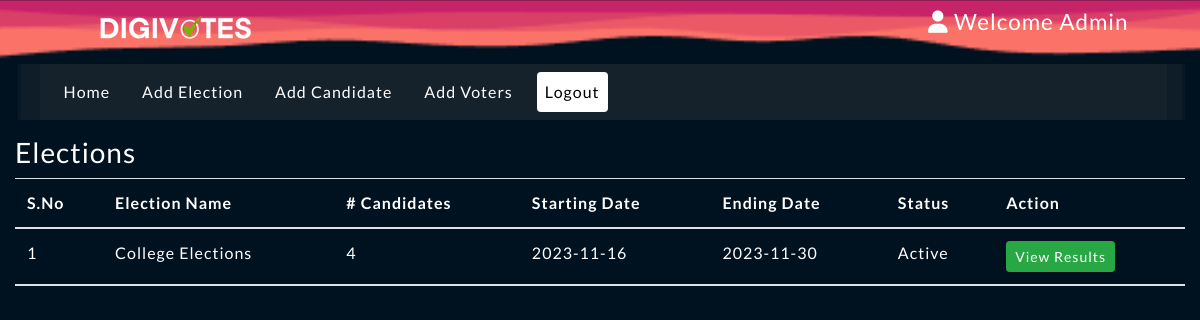
Screenshot of /admin/index.php?homepage=1 (signed in) with the database file from the repository.
### tables this page shows
CREATE TABLE `elections` (
  `id` int(11) NOT NULL,
  `election_topic` varchar(255) NOT NULL,
  `no_of_candidates` int(11) DEFAULT NULL,
  `starting_date` date DEFAULT NULL,
  `ending_date` date DEFAULT NULL,
  `status` varchar(45) DEFAULT NULL,
  `inserted_by` varchar(255) DEFAULT NULL,
  `inserted_on` date DEFAULT NULL
);

### admin/inc/homepage.php (the view)
<div class="row my-3">
    <div class="col-12" style="color:white;">
        <h3>Elections</h3>
        <table class="table">
            <thead>
                <tr>
                    <th scope="col">S.No</th>
                    <th scope="col">Election Name</th>
                    <th scope="col"># Candidates</th>
                    <th scope="col">Starting Date</th>
                    <th scope="col">Ending Date</th>
                    <th scope="col">Status </th>
                    <th scope="col">Action </th>
                </tr>
            </thead>
            <tbody>
                <?php
                    $fetchingData = mysqli_query($db, "SELECT * FROM elections") or die(mysqli_error($db));
                    $isAnyElectionAdded = mysqli_num_rows($fetchingData);
                    if($isAnyElectionAdded > 0)
                    {
                        $sno = 1;
                        while($row = mysqli_fetch_assoc($fetchingData))
                        {
                            $election_id = $row['id'];
                ?>
                            <tr>
                                <td><?php echo $sno++; ?></td>
                                <td><?php echo $row['election_topic']; ?></td>
                                <td><?php echo $row['no_of_candidates']; ?></td>
                                <td><?php echo $row['starting_date']; ?></td>
                                <td><?php echo $row['ending_date']; ?></td>
                                <td><?php echo $row['status']; ?></td>
                                <td>
                                    <a href="index.php?viewResult=<?php echo $election_id; ?>" class="btn btn-sm btn-success"> View Results </a>
                                </td>
                            </tr>
                <?php
                        }
                    }else {
            ?>
                        <tr>
                            <td colspan="7"> No any election is added yet. </td>
                        </tr>
            <?php
                    }
                ?>
            </tbody>
        </table>
    </div>
</div>

### assets/css/style.css (style rules this page uses)
body { font-family: 'Lato', sans-serif; background: url(../images/s.png) ; background-size: cover; letter-spacing: 1px; color:rgb(255, 255, 255); }
.table,thead,th { color: rgb(255, 255, 255); }
.my-3 { margin-top: 2rem !important; }
.row { margin-top: 1rem !important; }
::placeholder { color: black; opacity: 1; }
tr { align-items: center; }

### rows the page displays
elections: election_topic "College Elections", no_of_candidates "4", starting_date "2023-11-16", ending_date "2023-11-30", status "Active"

### other values shown
$_SESSION['username'] "Admin"
